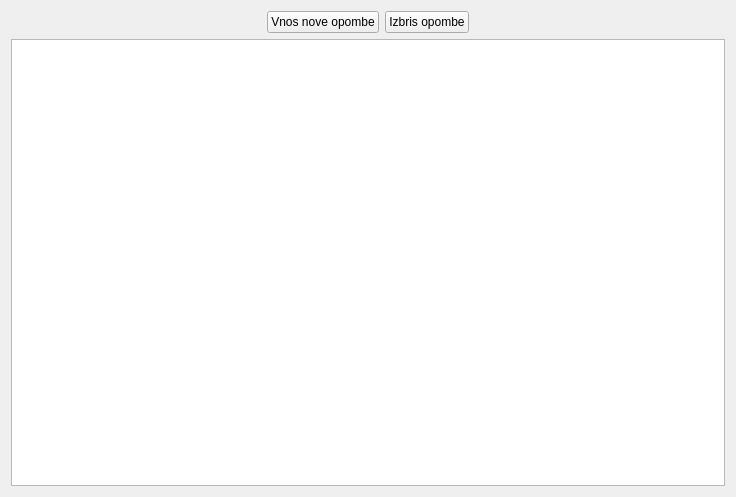
<?xml version="1.0" encoding="UTF-8"?>
<ui version="4.0">
 <class>wid_opombepriracunih</class>
 <widget class="QWidget" name="wid_opombepriracunih">
  <property name="geometry">
   <rect>
    <x>0</x>
    <y>0</y>
    <width>736</width>
    <height>497</height>
   </rect>
  </property>
  <property name="windowTitle">
   <string>Form</string>
  </property>
  <layout class="QVBoxLayout" name="verticalLayout">
   <item>
    <layout class="QHBoxLayout" name="horizontalLayout">
     <item>
      <spacer name="horizontalSpacer">
       <property name="orientation">
        <enum>Qt::Horizontal</enum>
       </property>
       <property name="sizeHint" stdset="0">
        <size>
         <width>40</width>
         <height>20</height>
        </size>
       </property>
      </spacer>
     </item>
     <item>
      <widget class="QPushButton" name="btn_nov">
       <property name="text">
        <string>Vnos nove opombe</string>
       </property>
      </widget>
     </item>
     <item>
      <widget class="QPushButton" name="btn_brisi">
       <property name="text">
        <string>Izbris opombe</string>
       </property>
      </widget>
     </item>
     <item>
      <spacer name="horizontalSpacer_2">
       <property name="orientation">
        <enum>Qt::Horizontal</enum>
       </property>
       <property name="sizeHint" stdset="0">
        <size>
         <width>40</width>
         <height>20</height>
        </size>
       </property>
      </spacer>
     </item>
    </layout>
   </item>
   <item>
    <widget class="QTableWidget" name="tbl_opombe">
     <property name="editTriggers">
      <set>QAbstractItemView::NoEditTriggers</set>
     </property>
     <property name="alternatingRowColors">
      <bool>true</bool>
     </property>
     <property name="selectionMode">
      <enum>QAbstractItemView::SingleSelection</enum>
     </property>
     <property name="selectionBehavior">
      <enum>QAbstractItemView::SelectRows</enum>
     </property>
     <property name="sortingEnabled">
      <bool>true</bool>
     </property>
    </widget>
   </item>
  </layout>
 </widget>
 <tabstops>
  <tabstop>btn_nov</tabstop>
  <tabstop>btn_brisi</tabstop>
  <tabstop>tbl_opombe</tabstop>
 </tabstops>
 <resources/>
 <connections/>
</ui>
